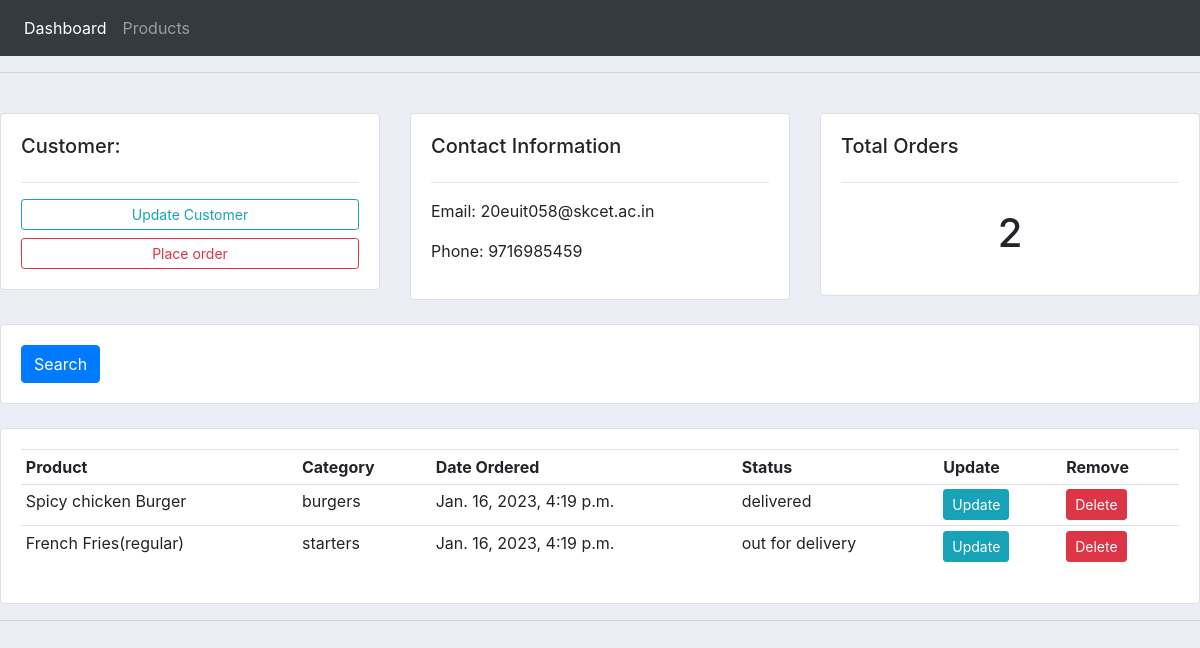
The page /customers/3/ on the database its author committed.
### accounts/models.py (models this page shows, shortened)
class Customer(models.Model):
    name=models.CharField(max_length=200,null=True)
    phone=models.CharField(max_length=10,null=True)
    email=models.CharField(max_length=200,null=True)
    datecreated=models.DateTimeField(auto_now_add=True,null=True)

class Order(models.Model):
    STATUS=(
        ('pending','Pending'),
        ('out for delivery','Out for Delivery'),
        ('delivered','Delivered')
    )
    customer=models.ForeignKey(Customer,null=True,on_delete=models.SET_NULL)
    product=models.ForeignKey(Product,null=True,on_delete=models.SET_NULL)
    datecreated=models.DateTimeField(auto_now_add=True,null=True)
    status=models.CharField(max_length=200,null=True,choices=STATUS)

class Product(models.Model):
    CATEGORY=(
        ('Starters','Starters'),
        ('Snacks','Snacks'),
        ('Severages','Beverages'),
        ('Burgers','Burgers'),
        ('Fries','Fries')
    )
    name=models.CharField(max_length=200,null=True)
    price=models.FloatField(null=True)
    category=models.CharField(max_length=200,null=True,choices=CATEGORY)
    description=models.CharField(max_length=200,null=True)
    datecreated=models.DateTimeField(auto_now_add=True,null=True)
    tag=models.ManyToManyField(Tag)
    def __str__(self):
        return self.name

### accounts/views.py (the view)
# urls.py: path('customers/<str:cusid>/',views.customers,name='customers'),
def customers(request,cusid):
    customer=Customer.objects.get(id=cusid)
    orders=customer.order_set.all()
    totord=orders.count()
    context={'customer':customer,'orders':orders,'totord':totord}
    return render(request,'accounts/customer.html',context)

### accounts/templates/accounts/customer.html
{% extends 'accounts/main.html' %}
{% block content %}
<br>
<div class="row">
    <div class="col-md">
        <div class="card card-body">
            <h5>Customer:</h5>
            <hr>
            <a class="btn btn-outline-info btn-sm btn-block" href="">
                Update Customer
            </a>
            <a class="btn btn-outline-danger btn-sm btn-block" href="{% url 'createorder' customer.id %}">
               Place order
            </a>
        </div>
    </div>
    <div class="col-md">
        <div class="card card-body">
            <h5>Contact Information</h5>
            <hr>
            <p>Email: {{customer.email}}</p>
            <p>Phone: {{customer.phone}}</p>
        </div>
    </div>
    <div class="col-md">
        <div class="card card-body">
            <h5>Total Orders</h5>
            <hr>
            <h1 style="text-align: center;padding: 10px">{{totord}}</h1>
        </div>
    </div>
</div>
<br>
<div class="row">
    <div class="col">
        <div class="card card-body">
            <form method="get">
                <button class="btn btn-primary" type="submit">Search</button>
            </form>
        </div>
    </div>
</div>
<br>
<div class="row">
    <div class="col-md">
        <div class="card card-body">
            <table class="table table-sm">
                <tr>
                    <th>Product</th>
                    <th>Category</th>
                    <th>Date Ordered</th>
                    <th>Status</th>
                    <th>Update</th>
                    <th>Remove</th>
                </tr>
                {%for i in orders%}
                <tr>
                    <td>{{i.product}}</td>
                    <td>{{i.product.category}}</td>
                    <td>{{i.datecreated}}</td>
                    <td>{{i.status}}</td>
                    <td><a href="{% url 'updateorder' i.id %}"><button class="btn btn-sm btn-info">Update</button></a></td>
                    <td><a href="{% url 'deleteorder' i.id %}"><button class="btn btn-sm btn-danger">Delete</button></a></td>
                </tr>
                {%endfor%}
            </table>
        </div>
    </div>
</div>
{% endblock %}

### static/css/main.css (style rules this page uses)
body { background-color: #ebeff5; }

### rows shown on the page
Customer: email "20euit058@skcet.ac.in", phone "9716985459"
Order: product "Spicy chicken Burger", product.category "burgers", datecreated "Jan. 16, 2023, 4:19 p.m.", status "delivered"
Order: product "French Fries(regular)", product.category "starters", datecreated "Jan. 16, 2023, 4:19 p.m.", status "out for delivery"

### other values the page prints
{{ totord }} "2"
